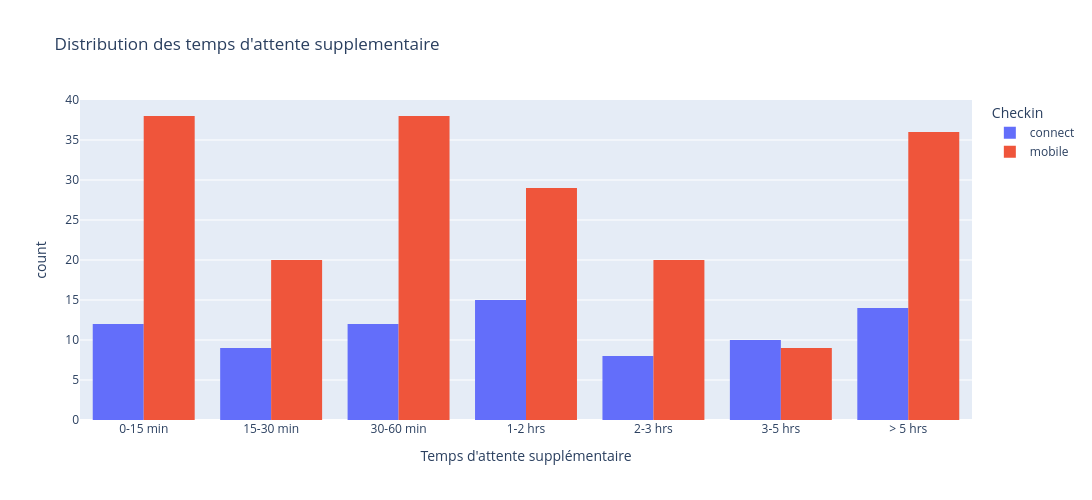

Notebook code for this chart:
### Code cell
bins = [0, 15, 30, 60, 120, 180, 300, float('inf')]
labels = ["0-15 min",
          "15-30 min",
          "30-60 min", 
          "1-2 hrs",
          "2-3 hrs",
          "3-5 hrs",
          "> 5 hrs"]
df_trouble["trouble_category"] = pd.cut(
    df_trouble["trouble_minutes"],
    bins=bins,
    labels=labels,
    right=True
)

trouble_fig = px.histogram(x=df_trouble["trouble_category"], 
                   title="Distribution des temps d'attente supplementaire", 
                   barmode="group", 
                   color=df_trouble["checkin_type"].sort_values(),)
trouble_fig.update_layout(legend_title_text="Checkin", width=1800, height=500)
trouble_fig.update_xaxes(categoryorder='array', categoryarray=labels, title="Temps d'attente supplémentaire")
trouble_fig.show()

show_images(trouble_fig, "../images/trouble_fig.png")

### Figure 1 — Plotly figure (JSON) as saved in the notebook; plotly's stock layout.template omitted (floating-point values rounded to 4 significant figures; data arrays with more than 128 entries replaced by an {"elided": "..."} marker saying what was removed)
{"data": [{"alignmentgroup": "True", "bingroup": "x", "hovertemplate": "color=connect<br>x=%{x}<br>count=%{y}<extra></extra>", "legendgroup": "connect", "marker": {"color": "#636efa", "pattern": {"shape": ""}}, "name": "connect", "offsetgroup": "connect", "orientation": "v", "showlegend": true, "type": "histogram", "x": ["0-15 min", "15-30 min", "0-15 min", "2-3 hrs", "0-15 min", "3-5 hrs", "2-3 hrs", "15-30 min", "30-60 min", "1-2 hrs", "0-15 min", "1-2 hrs", "1-2 hrs", "3-5 hrs", "> 5 hrs", "15-30 min", "15-30 min", "2-3 hrs", "2-3 hrs", "> 5 hrs", "0-15 min", "30-60 min", "1-2 hrs", "> 5 hrs", "30-60 min", "1-2 hrs", "> 5 hrs", "3-5 hrs", "> 5 hrs", "3-5 hrs", "1-2 hrs", "30-60 min", "3-5 hrs", "0-15 min", "30-60 min", "3-5 hrs", "> 5 hrs", "15-30 min", "3-5 hrs", "> 5 hrs", "1-2 hrs", "0-15 min", "30-60 min", "> 5 hrs", "> 5 hrs", "2-3 hrs", "0-15 min", "> 5 hrs", "30-60 min", "2-3 hrs", "1-2 hrs", "1-2 hrs", "1-2 hrs", "0-15 min", "3-5 hrs", "1-2 hrs", "15-30 min", "> 5 hrs", "0-15 min", "30-60 min", "15-30 min", "15-30 min", "1-2 hrs", "2-3 hrs", "1-2 hrs", "2-3 hrs", "> 5 hrs", "1-2 hrs", "30-60 min", "0-15 min", "3-5 hrs", "30-60 min", "15-30 min", "0-15 min", "> 5 hrs", "30-60 min", "1-2 hrs", "3-5 hrs", "30-60 min", "> 5 hrs"], "xaxis": "x", "yaxis": "y"}, {"alignmentgroup": "True", "bingroup": "x", "hovertemplate": "color=mobile<br>x=%{x}<br>count=%{y}<extra></extra>", "legendgroup": "mobile", "marker": {"color": "#EF553B", "pattern": {"shape": ""}}, "name": "mobile", "offsetgroup": "mobile", "orientation": "v", "showlegend": true, "type": "histogram", "x": {"elided": "190 str values"}, "xaxis": "x", "yaxis": "y"}], "layout": {"barmode": "group", "height": 500, "legend": {"title": {"text": "Checkin"}, "tracegroupgap": 0}, "title": {"text": "Distribution des temps d'attente supplementaire"}, "width": 1800, "xaxis": {"anchor": "y", "categoryarray": ["0-15 min", "15-30 min", "30-60 min", "1-2 hrs", "2-3 hrs", "3-5 hrs", "> 5 hrs"], "categoryorder": "array", "domain": [0, 1], "title": {"text": "Temps d'attente supplémentaire"}}, "yaxis": {"anchor": "x", "domain": [0, 1], "title": {"text": "count"}}}}
